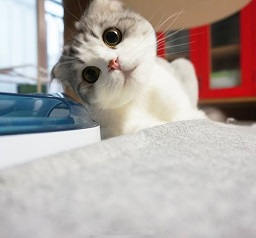
#> input picture edit/cat256.jpg, 256 x 238 px
$ python imageDehaze.py   (Python 2 division)
#> lines starting #> are read from the running program, lines starting #| are printed output that depends on the picture
from PIL import Image, ImageGrab
from numpy import *
import random
import math

# the yield version of view_as_window function, lazy
def view_as_window(img, patch_size):
    height, width = img.shape
    pWidth = patch_size[0]
    pHeight = patch_size[1]
    for i in range(width - pWidth + 1):
        for j in range(height - pHeight + 1):
            # the RGB[i][j] is the left-top pixel of the patch
            domain = img[j:(j+pHeight), i:(i+pWidth)]
            yield domain

# size is the size of patch
def getDarkChannel(r, g, b, size):
    height, width = r.shape
    # get the min pixel among r, g and b
    min_rgb = zeros((height, width), dtype = "double")
    for h in range(height):
        for w in range(width):
            min_rgb[h][w] = min(r[h][w], g[h][w], b[h][w])
    # min filter
    img = minFilter(min_rgb, size)
    return img

def getA(r, g, b, darkChannel):
    height, width = darkChannel.shape
    length = height * width
    sortedPixel = darkChannel.copy().reshape(1, length)
    # sort the pixel in darkChannel
    sortedPixel.sort()
    # find the tenth high pixel
    tenthMax = sortedPixel[0][int(length - length * 0.001)]
    # the 0.1% pixel were selected, now find them out
    # and find the pixel with highest intensity
    maxIntensity = 0
    max_h = 0
    max_w = 0
    for h in range(height):
        for w in range(width):
            if darkChannel[h][w] > tenthMax:
                # saving the time, ignore the 1/3
                intensity = r[h][w] + g[h][w] + b[h][w]
                if intensity > maxIntensity:
                    maxIntensity = intensity
                    max_h = h
                    max_w = w
    # adjust A to avoid terrible sky
    r_A = min(r[max_h][max_w], 220)
    g_A = min(g[max_h][max_w], 220)
    b_A = min(b[max_h][max_w], 220)
    A = (r_A, g_A, b_A)
    return A

def getT(r, g, b, A, size):
    # original T
    t = 1 - 0.95 * getDarkChannel(r/A[0], g/A[1], b/A[2], size)
    # get the gray image of the image to be the guide image
    guideImg = getGrayChannel(r, g, b)
    # guide filter
    t_img = guidefilter(guideImg / 255, t, (41, 41), 0.0001)
    return t_img

def guidefilter(I, p, size, eps):
    # these four filt can be done with multithread but i am lazy..
    meanI = arithmeticfilter(I, size)
    meanp = arithmeticfilter(p, size)
    corrI = arithmeticfilter(I * I, size)
    corrIp = arithmeticfilter(I * p, size)
    varI = corrI - meanI * meanI
    covIp = corrIp - meanI * meanp
    # eps is a regularization parameter penalizing large a
    a = covIp / (varI + eps)
    b = meanp - a * meanI
    meana = arithmeticfilter(a, size)
    meanb = arithmeticfilter(b, size)
    # the guide model
    q = meana * I + meanb
    return q

def minFilter(input_img, size):
    height, width = input_img.shape
    pW = size[0] / 2
    pH = size[1] / 2
    newWidth = width + pW * 2
    newHeight = height + pH * 2
    # padding
    # 0 will lead to white border
    # img = zeros((newHeight, newWidth), dtype = "double")
    img = array([255.0] * newHeight * newWidth).reshape(newHeight, newWidth)
    # center part
    img[pH:(pH + height), pW:(pW + width)] = input_img.copy()
    w = 0
    h = 0
    # min filter
    for domain in view_as_window(img, size):
        # get the minimun number of the domain
        input_img[h][w] = domain.min()
        h += 1
        if h == height:
            h = 0
            w += 1
    return input_img

def arithmeticfilter(input_img, size):
    height, width = input_img.shape
    pW = size[0] / 2
    pH = size[1] / 2
    newWidth = width + pW * 2
    newHeight = height + pH * 2
    # padding
    img = zeros((newHeight, newWidth), dtype = "double")
    returnImg = zeros((height, width), dtype = "double")
    # center part
    img[pH:(pH + height), pW:(pW + width)] = input_img.copy()
    # top and bottom mirror copy
    for h in range(pH):
        img[h, pW:(width+pW)] = input_img[pH-h].copy()
        img[(height+pH +h), pW:(width+pW)] = input_img[height-1-h].copy()
    # left and right mirror copy
    for w in range(pW):
        img[pH:(height+pH), w] = input_img[:, pW - w].copy()
        img[pH:(height+pH), width+pW+w] = input_img[:, width-1-w].copy()
    w = 0
    h = 0
    # arithmetic mean filter
    coefficient = 1.0 / (size[0] * size[1])
    for domain in view_as_window(img, size):
        returnImg[h][w] = domain.sum()
        h += 1
        if h == height:
            h = 0
            w += 1
    returnImg *= coefficient
    return returnImg

# get a gray image from a color image
def getGrayChannel(r, g, b):
    height, width = r.shape
    img = zeros((height, width), dtype = "double")
    for h in range(height):
        for w in range(width):
            img[h][w] = r[h][w] * 0.299 + g[h][w] * 0.587 + b[h][w] * 0.114
    return img

# the major function
def dehaze(r, g, b, size):
    height, width = r.shape
    darkChannel = getDarkChannel(r, g, b, size)
    A = getA(r, g, b, darkChannel)
    print A
    t = getT(r, g, b, A, size)
    print 'get T matrix'
    Jr = zeros((height, width), dtype="double")
    Jg = zeros((height, width), dtype="double")
    Jb = zeros((height, width), dtype="double")
    for h in range(height):
        for w in range(width):
            # avoid small t
            t_value = max(t[h][w], 0.1)
            Jr[h][w] = (r[h][w] - A[0]) / t_value + A[0]
            Jg[h][w] = (g[h][w] - A[1]) / t_value + A[1]
            Jb[h][w] = (b[h][w]  - A[2]) / t_value + A[2]
    saveName = raw_input("save file as : ")
    saveRGB(Jr, Jg, Jb, saveName)

# for image with r g b
def loadRGB(fileName):
    img = Image.open(fileName)
    width, height = img.size
    rgb = img.split()
    r_ = rgb[0].getdata()
    g_ = rgb[1].getdata()
    b_ = rgb[2].getdata()
    r = array(list(r_), dtype="double").reshape(height, width)
    g = array(list(g_), dtype="double").reshape(height, width)
    b = array(list(b_), dtype="double").reshape(height, width)
    return (r, g, b)

# for image with r g b
def saveRGB(r, g, b, fileName):
    height, width = r.shape
    newImg = Image.new('RGB', (width, height))
    for i in range(width):
        for j in range(height):
            rgbTuple = (int(r[j][i]), int(g[j][i]), int(b[j][i]))
            newImg.putpixel((i,j), rgbTuple)
    if "png" not in fileName:
        fileName += ".png"
    newImg.save(fileName)

# for gray image
def saveImg(matrix, fileName):
    height, width = matrix.shape
    newImg = Image.new('L', (width, height))
    for i in range(width):
        for j in range(height):
            value = matrix[j][i]
            if value < 0:
                value = 0
            if value > 255:
                value = 255
            try :
                newImg.putpixel((i,j), value)
            except Exception:
                newImg.putpixel((i,j), 0)
    #newImg.show()
    if "png" not in fileName:
        fileName += ".png"
    newImg.save(fileName)

if __name__ == "__main__":
    while True:
        fileName = raw_input("input image name : ")
#> the answer given: edit/cat256.jpg
        r, g, b = loadRGB(fileName)
#> in loadRGB, img is the input picture: PIL image 256x238 RGB; mean R, G, B 178.9, 169, 165.4
        size = (15, 15)
        dehaze(r, g, b, size)
#> the loop in minFilter, `for domain in view_as_window(img, size):` made 60928 passes
#> after the loop in minFilter, `for domain in view_as_window(img, size):`:
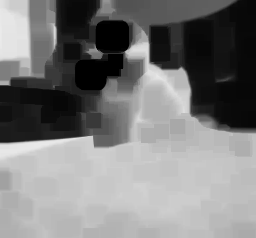
#> input_img: shape (238, 256) float64; min 0, max 234, mean 123.5
#> after the loop in minFilter, `for domain in view_as_window(img, size):`: h = 0; w = 256
#> in getA, `tenthMax = sortedPixel[0][int(length - length * 0.001)]`: tenthMax = 232
#> after the loop in getA, `for h in range(height):`: maxIntensity = 740; max_h = 23; max_w = 0
#> in getA, `r_A = min(r[max_h][max_w], 220)`: r_A = 220
#> in getA, `A = (r_A, g_A, b_A)`: A = (220, 220, 220)
#| (220, 220, 220)
#> the loop in minFilter (call 2), `for domain in view_as_window(img, size):` made 60928 passes
#> after the loop in arithmeticfilter, `for h in range(pH):`: img: shape (278, 296) float64; min 0, max 0.998, mean 0.581
#> after the loop in arithmeticfilter, `for w in range(pW):`: img: shape (278, 296) float64; min 0, max 0.998, mean 0.653
#> the loop in arithmeticfilter, `for domain in view_as_window(img, size):` made 60928 passes
#> after the loop in arithmeticfilter, `for domain in view_as_window(img, size):`: h = 0; w = 256
#> after the loop in arithmeticfilter (call 2), `for h in range(pH):`: img: shape (278, 296) float64; min -0.0105, max 1, mean 0.398
#> after the loop in arithmeticfilter (call 2), `for w in range(pW):`: img: shape (278, 296) float64; min -0.0105, max 1, mean 0.454
#> the loop in arithmeticfilter (call 2), `for domain in view_as_window(img, size):` made 60928 passes
#> call 3 of arithmeticfilter, with size = (41, 41)
#> after the loop in arithmeticfilter (call 3), `for h in range(pH):`: img: shape (278, 296) float64; min 0, max 0.995, mean 0.44
#> after the loop in arithmeticfilter (call 3), `for w in range(pW):`:
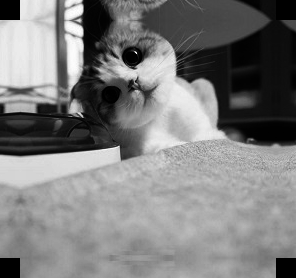
#> img: shape (278, 296) float64; min 0, max 0.995, mean 0.495
#> the loop in arithmeticfilter (call 3), `for domain in view_as_window(img, size):` made 60928 passes
#> after the loop in arithmeticfilter (call 3), `for domain in view_as_window(img, size):`: h = 0; w = 256
#> call 4 of arithmeticfilter, with size = (41, 41)
#> after the loop in arithmeticfilter (call 4), `for h in range(pH):`: img: shape (278, 296) float64; min -0.0101, max 0.995, mean 0.211
#> after the loop in arithmeticfilter (call 4), `for w in range(pW):`:
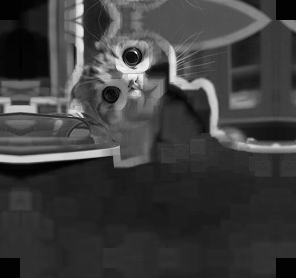
#> img: shape (278, 296) float64; min -0.0101, max 0.995, mean 0.235; drawn with min black and max white
#> the loop in arithmeticfilter (call 4), `for domain in view_as_window(img, size):` made 60928 passes
#> after the loop in arithmeticfilter (call 4), `for domain in view_as_window(img, size):`:
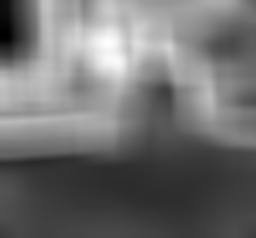
#> returnImg: shape (238, 256) float64; min 25.1, max 902.8, mean 413; drawn with min black and max white
#> after the loop in arithmeticfilter (call 4), `for domain in view_as_window(img, size):`: h = 0; w = 256
#> after the loop in arithmeticfilter (call 5), `for h in range(pH):`: img: shape (278, 296) float64; min -3.93, max 2.28, mean -0.429
#> after the loop in arithmeticfilter (call 5), `for w in range(pW):`:
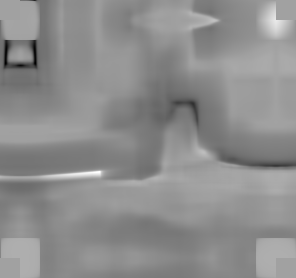
#> img: shape (278, 296) float64; min -3.93, max 2.28, mean -0.478; drawn with min black and max white
#> after the loop in arithmeticfilter (call 6), `for h in range(pH):`: img: shape (278, 296) float64; min -1.76, max 3.82, mean 0.711
#> after the loop in arithmeticfilter (call 6), `for w in range(pW):`:
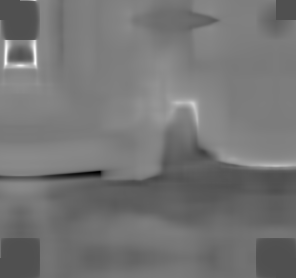
#> img: shape (278, 296) float64; min -1.76, max 3.82, mean 0.805; drawn with min black and max white
#> in guidefilter, `q = meana * I + meanb`:
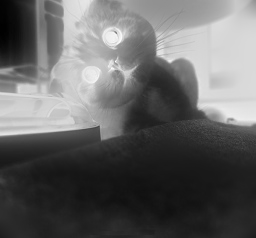
#> q: shape (238, 256) float64; min 0.0489, max 1.11, mean 0.466; drawn with min black and max white
#> the answer given: out.png
#> (the run stopped early here; a loop or call above may not have finished)
